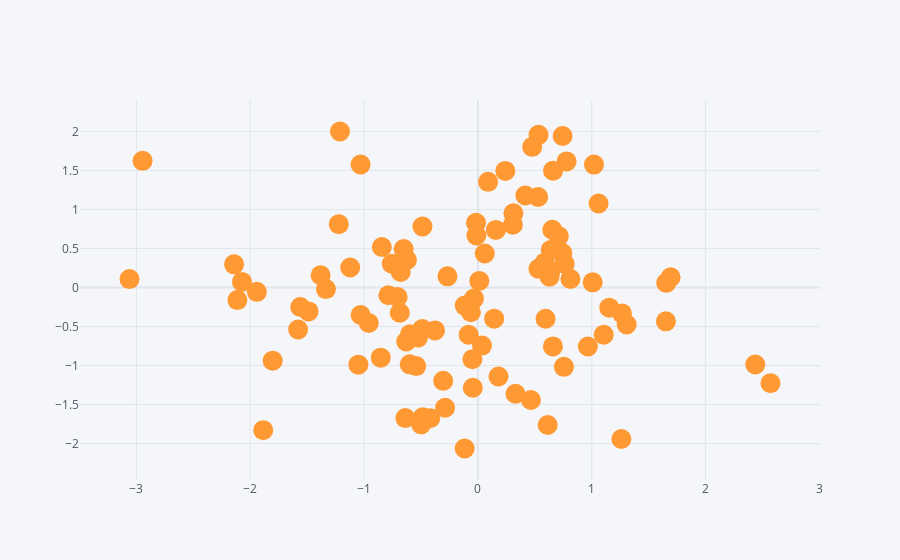

The notebook cell this image was saved under:
### Code cell
df.iplot(kind = 'scatter', x = 'A', y = 'B', mode = 'markers', size = 20)
